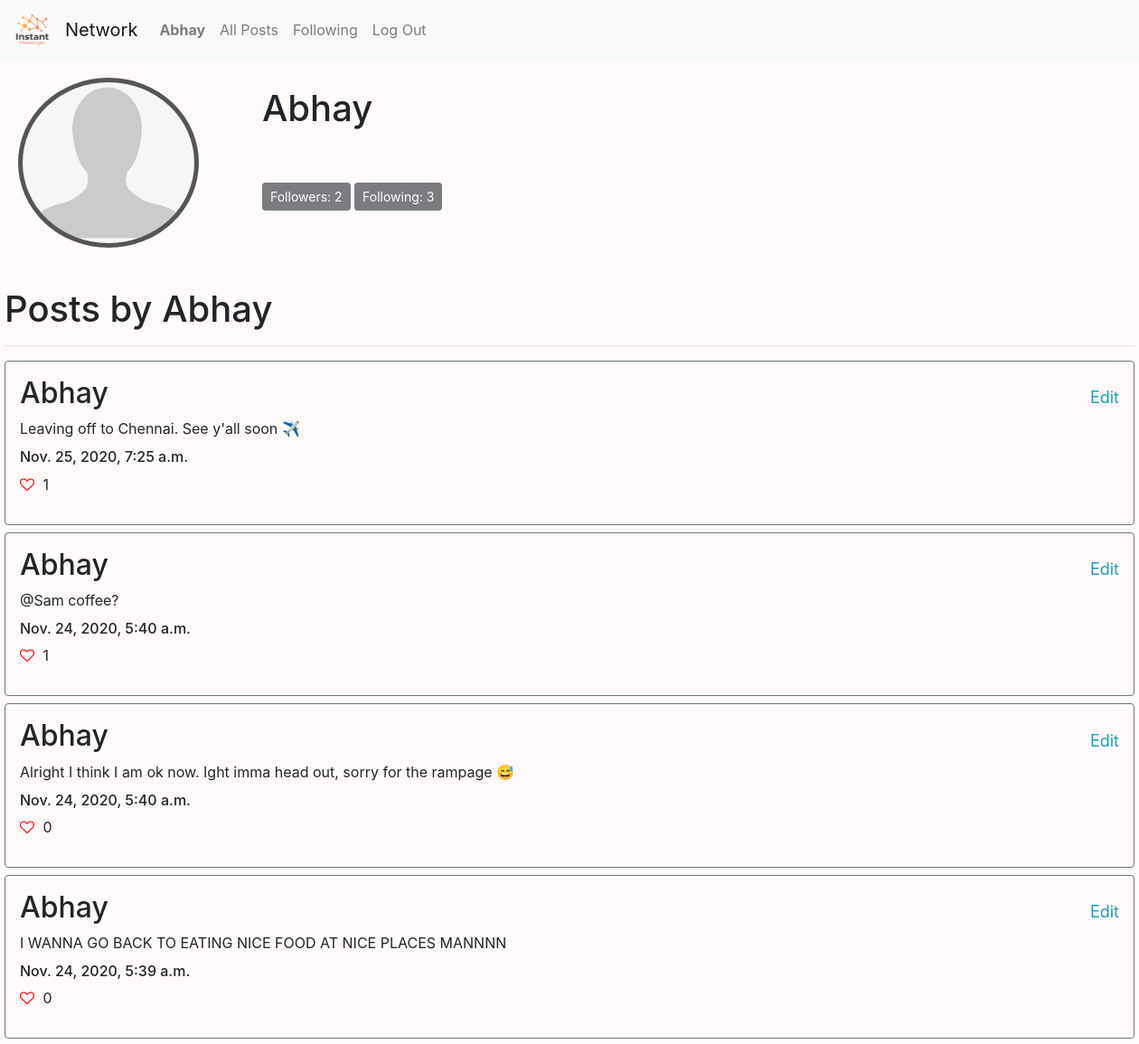
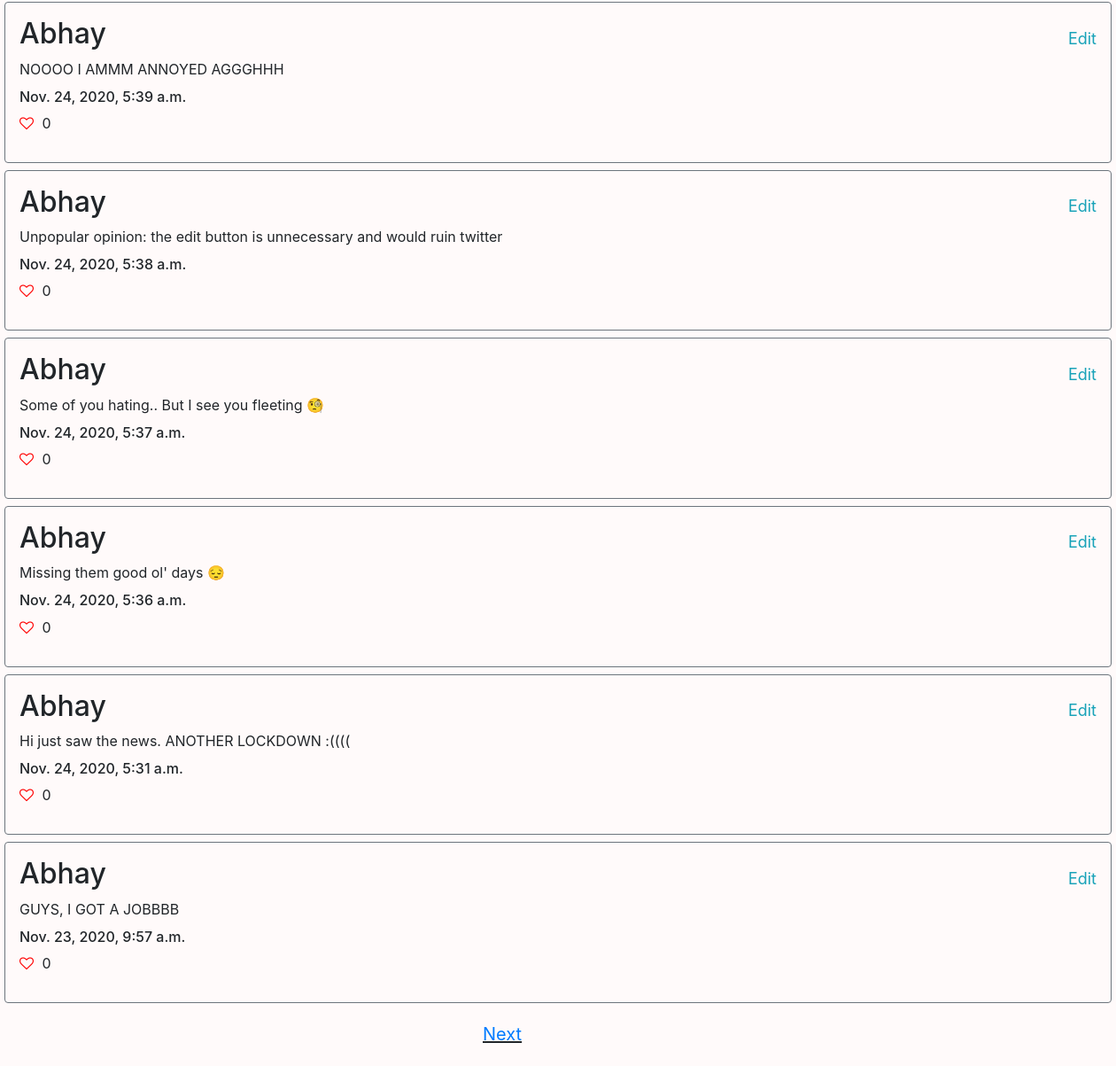
The page /profile/3 (signed in) on the database its author committed (2 pictures, top to bottom).
### network/models.py (models this page shows, shortened)
class User(AbstractUser):
    pass

class Post(models.Model):
    user = models.ForeignKey('User', on_delete=models.CASCADE, related_name='author')
    post = models.CharField(max_length=255)
    timestamp =  models.DateTimeField(auto_now_add=True)
    likes = models.IntegerField(default=0)

### network/views.py (the view, shortened to what this page needs)
# urls.py: path("profile/<str:owner>", views.profile, name="profile"),
def profile(request, owner):
    owner = User.objects.get(id=owner)
    if Follow.objects.filter(follower=request.user, following=owner).count() == 0:
        button = "Follow"
    else:
        button = "Unfollow"
    posts = Post.objects.filter(user = owner.id).order_by("-timestamp")
    for post in posts:
        post.likes = Like.objects.filter(post=post.id).count()
        post.save()
    paginator = Paginator(posts, 10)
    page_number = request.GET.get('page')
    page_obj = paginator.get_page(page_number)
    return render(request, "network/profile.html", {
        "owner": owner,
        "page_obj": page_obj,
        "button":button,
        "followers": Follow.objects.filter(following=owner).count(),
        "following": Follow.objects.filter(follower=owner).count()
    })

### network/templates/network/profile.html (shortened to what this page needs)
{% extends "network/layout.html" %}
{% load static %}
{% block body %}
    <div class="header">
        <img src ="{% static 'network/profile.png' %}" />
        <h1> {{ owner }} </h1>
    </div>
    <button class="btn btn-dark btn-sm" disabled> Followers: {{ followers }} </button>
    <button class="btn btn-dark btn-sm" disabled> Following: {{ following }} </button>
    <div style="margin-top: 160px; padding:5px;">
    <h1> Posts by {{ owner }}</h1>
    <hr>
    {% for post in page_obj %}
        <div class="border border-secondary rounded p-3 mt-2">
            <h2> {{ post.user }} </h2>
            <div id="post-{{post.id}}">{{ post.post }} </div>
            {% if user.id == owner.id %}
                <div class="text-info" onclick="edit('{{ post.id }}')">Edit</div>
            {% endif %}
            <h6 style="margin-top: 10px;"> {{ post.timestamp }}</h6>
            <i class="fa fa-heart-o" id="like-btn-{{post.id}}" onclick="like('{{ post.id }}')"></i>
            <p style="display: inline-block;" id="like-count-{{post.id}}"> {{ post.likes }} </p>
        </div>
    {% empty %}
            <h2 style="padding: 10px;"> No posts yet</h2>
    {% endfor %}
    </div>
    {% if page_obj.has_next %}
        <p class="next-btn"><a href="?page={{ page_obj.next_page_number }}">Next</a></p>
    {% endif %}
{% endblock %}

### network/templates/network/layout.html (shortened to what this page needs)
{% load static %}
<!DOCTYPE html>
<html lang="en">
    <head>
        <link rel="stylesheet" href="https://stackpath.bootstrapcdn.com/bootstrap/4.4.1/css/bootstrap.min.css">
        <link rel="stylesheet" href="https://cdnjs.cloudflare.com/ajax/libs/font-awesome/4.7.0/css/font-awesome.min.css">
        <link href="{% static 'network/styles.css' %}" rel="stylesheet">
    </head>
    <body>
        <nav class="navbar navbar-expand-lg navbar-light bg-light">
            <a class="navbar-brand" href="#"> <img src="{% static 'network/logo.png' %}" style="object-fit: cover; height: 40px;"> </a>
            <a class="navbar-brand" href="#">Network</a>
            <div>
              <ul class="navbar-nav mr-auto">
                {% if user.is_authenticated %}
                    <li class="nav-item">
                        <a class="nav-link" href="{% url 'profile' user.id %}"><strong>{{ user.username }}</strong></a>
                    </li>
                {% endif %}
                <li class="nav-item">
                  <a class="nav-link" href="{% url 'index' %}">All Posts</a>
                </li>
                {% if user.is_authenticated %}
                    <li class="nav-item">
                        <a class="nav-link" href="{% url 'following' %}">Following</a>
                    </li>
                    <li class="nav-item">
                        <a class="nav-link" href="{% url 'logout' %}">Log Out</a>
                    </li>
                {% endif %}
              </ul>
            </div>
          </nav>
        <div class="body">
            {% block body %}
            {% endblock %}
        </div>
    </body>
</html>

### network/static/network/styles.css (style rules this page uses)
.body { background-color: snow; }
.header img { float: left; background: #555; border-radius: 50%; width: 200px; padding: 5px; margin:20px; }
.header h1 { position: relative; top: 30px; left: 50px; }
.btn-dark { position: relative; top: 80px; left: 50px; display: inline-block; }
.fa-heart-o { color: red; cursor: pointer; }
.next-btn, .prev-btn { font-size: 20px; display: inline-block; text-decoration: underline; margin-top: 10px; padding: 5px; position: relative; left: calc(50% - 90px); }
.text-info { float:right; cursor: pointer; margin-top: -60px; font-size: large; }
i { margin-right: 5px; }

### rows shown on the page
User: username "Abhay"
Post: user "Abhay", post "Leaving off to Chennai. See y'all soon ✈️", timestamp "Nov. 25, 2020, 7:25 a.m.", likes "1"
Post: user "Abhay", post "@Sam coffee?", timestamp "Nov. 24, 2020, 5:40 a.m.", likes "1"
Post: user "Abhay", post "Alright I think I am ok now. Ight imma head out, sorry for the rampage 😅", timestamp "Nov. 24, 2020, 5:40 a.m.", likes "0"
Post: user "Abhay", post "I WANNA GO BACK TO EATING NICE FOOD AT NICE PLACES MANNNN", timestamp "Nov. 24, 2020, 5:39 a.m.", likes "0"
Post: user "Abhay", post "NOOOO I AMMM ANNOYED AGGGHHH", timestamp "Nov. 24, 2020, 5:39 a.m.", likes "0"
Post: user "Abhay", post "Unpopular opinion: the edit button is unnecessary and would ruin twitter", timestamp "Nov. 24, 2020, 5:38 a.m.", likes "0"
Post: user "Abhay", post "Some of you hating.. But I see you fleeting 🧐", timestamp "Nov. 24, 2020, 5:37 a.m.", likes "0"
Post: user "Abhay", post "Missing them good ol' days 😔", timestamp "Nov. 24, 2020, 5:36 a.m.", likes "0"
Post: user "Abhay", post "Hi just saw the news. ANOTHER LOCKDOWN :((((", timestamp "Nov. 24, 2020, 5:31 a.m.", likes "0"
Post: user "Abhay", post "GUYS, I GOT A JOBBBB", timestamp "Nov. 23, 2020, 9:57 a.m.", likes "0"

### other values the page prints
{{ followers }} "2"
{{ following }} "3"
